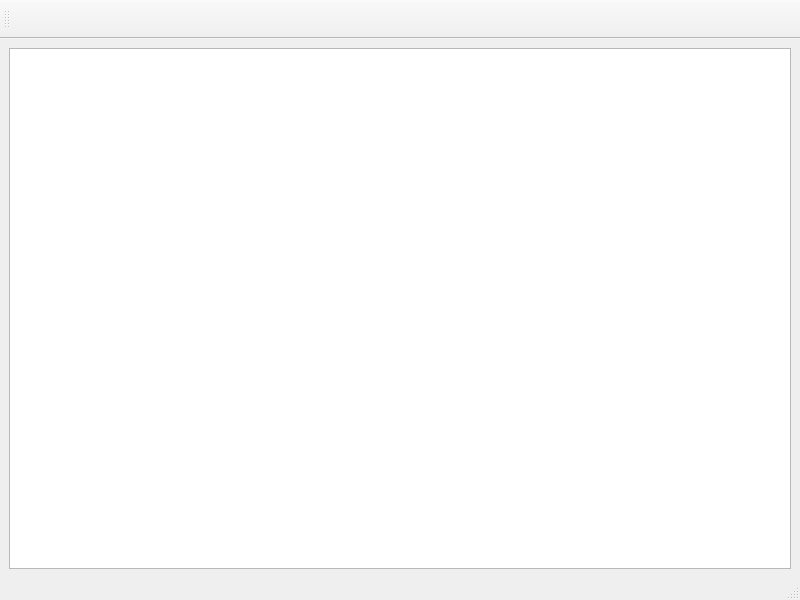
<?xml version="1.0" encoding="UTF-8"?>
<ui version="4.0">
 <class>MainWindow</class>
 <widget class="QMainWindow" name="MainWindow">
  <property name="geometry">
   <rect>
    <x>0</x>
    <y>0</y>
    <width>800</width>
    <height>600</height>
   </rect>
  </property>
  <property name="windowTitle">
   <string>MainWindow</string>
  </property>
  <widget class="QWidget" name="centralwidget">
   <layout class="QGridLayout" name="gridLayout">
    <item row="0" column="0">
     <widget class="QTextEdit" name="textEdit"/>
    </item>
   </layout>
  </widget>
  <widget class="QStatusBar" name="statusbar"/>
  <widget class="QToolBar" name="toolBar">
   <property name="windowTitle">
    <string>toolBar</string>
   </property>
   <attribute name="toolBarArea">
    <enum>TopToolBarArea</enum>
   </attribute>
   <attribute name="toolBarBreak">
    <bool>false</bool>
   </attribute>
   <addaction name="settings"/>
  </widget>
  <action name="settings">
   <property name="icon">
    <iconset resource="images.qrc">
     <normaloff>:/images/Settings_734px_1191093_easyicon.net.png</normaloff>
     <normalon>:/images/Settings_734px_1191093_easyicon.net.png</normalon>:/images/Settings_734px_1191093_easyicon.net.png</iconset>
   </property>
   <property name="text">
    <string> </string>
   </property>
   <property name="toolTip">
    <string>settings</string>
   </property>
  </action>
 </widget>
 <resources>
  <include location="images.qrc"/>
 </resources>
 <connections/>
</ui>
